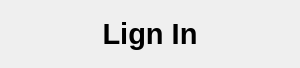
<?xml version="1.0" encoding="UTF-8"?>
<ui version="4.0">
 <class>XLoginButton</class>
 <widget class="QWidget" name="XLoginButton">
  <property name="geometry">
   <rect>
    <x>0</x>
    <y>0</y>
    <width>300</width>
    <height>68</height>
   </rect>
  </property>
  <property name="minimumSize">
   <size>
    <width>300</width>
    <height>68</height>
   </size>
  </property>
  <property name="maximumSize">
   <size>
    <width>300</width>
    <height>68</height>
   </size>
  </property>
  <property name="windowTitle">
   <string>XLoginButton</string>
  </property>
  <layout class="QHBoxLayout" name="horizontalLayout">
   <property name="spacing">
    <number>0</number>
   </property>
   <property name="leftMargin">
    <number>0</number>
   </property>
   <property name="topMargin">
    <number>0</number>
   </property>
   <property name="rightMargin">
    <number>0</number>
   </property>
   <property name="bottomMargin">
    <number>0</number>
   </property>
   <item>
    <widget class="QPushButton" name="LoginPageBtnLogin">
     <property name="minimumSize">
      <size>
       <width>300</width>
       <height>68</height>
      </size>
     </property>
     <property name="maximumSize">
      <size>
       <width>300</width>
       <height>68</height>
      </size>
     </property>
     <property name="font">
      <font>
       <family>Arial</family>
       <pointsize>22</pointsize>
       <weight>75</weight>
       <bold>true</bold>
      </font>
     </property>
     <property name="text">
      <string>Lign In</string>
     </property>
     <property name="flat">
      <bool>true</bool>
     </property>
    </widget>
   </item>
  </layout>
 </widget>
 <layoutdefault spacing="6" margin="11"/>
 <resources/>
 <connections/>
</ui>
